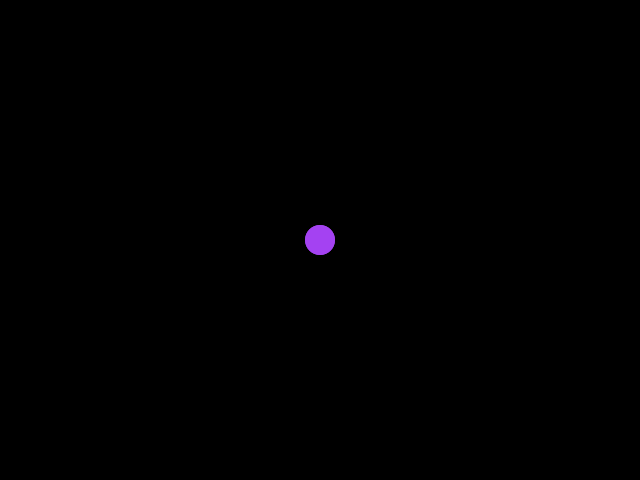
Frame 1 (no input)
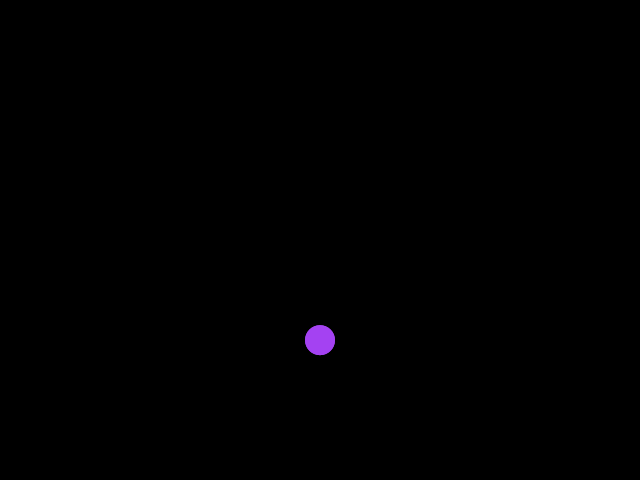
Frame 60 (the mouse pressed at the canvas centre just before this capture)
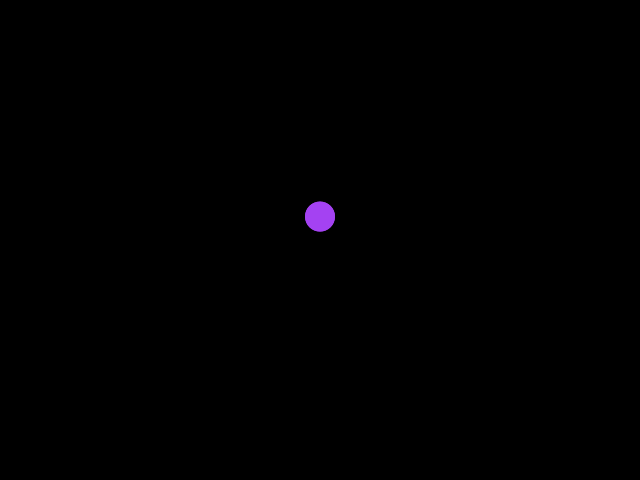
Frame 120 (the mouse held since frame 60 and released just before this capture)

The Processing sketch that drew these frames (run headless with seeded random() and noise(); from frame 60 on, the mouse is pressed at the canvas centre):

// Processing sketch: class_1_ball
// ── class_1_ball.pde

Ball b; 

void setup() {
  size (640, 480); 
  noStroke(); 
  b = new Ball (width/2, height/2, 30); 
}

void draw() {
  background (0); 
  if (b.isMouseOver()) {
    b.displaySq(); 
  } else {
    b.displayCircle(); 
  }
  
b.bounce(); 
}

void keyPressed() {
  b.changeColor (color(int (random (255)), int (random (255)),int (random (255)))); 
}


// ── Ball.pde
class Ball {

  float locX, locY;
  int diam; 
  float speed = 5;
  color c = color(int (random (255)), int (random (255)), int (random (255)));

  //constructor
  Ball(float locX_, float locY_, int diam_) {
    locX = locX_; 
    locY = locY_; 
    diam = diam_;
  }


  void displayCircle() {
    fill (c); 
    ellipseMode (CENTER); 
    ellipse (locX, locY, diam, diam);
  }
  
  void displaySq() {
    fill (c); 
    rectMode (CENTER); 
    rect (locX, locY, diam, diam); 
  }
  
  boolean isMouseOver() {
    if (dist (mouseX, mouseY, locX, locY) < diam/2 ) {
      return true; 
    } else {
      return false; 
    }
  }


  void bounce() {
    fill (c); 
    ellipse (locX, locY, diam, diam);
    locY = locY + speed; //we are incrementing the location with speed
    speed += 0.1; //and then incrementing the speed with "gravity"

    if (locY > height) {
      speed = speed * -.85; //lets reverse direction, just like before, but this time significantly less every time so the ball realistically doesn't bounce forever.
    }
  }

  void changeColor(color c_) {
    c = c_;
  }
}
